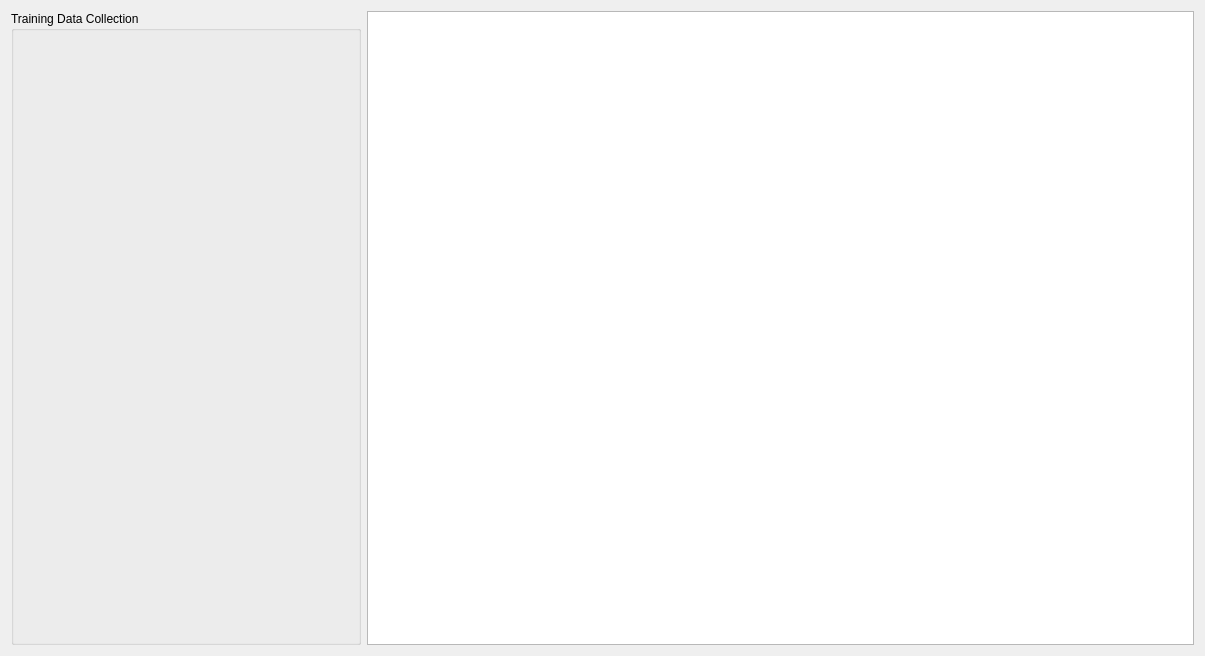
<?xml version="1.0" encoding="UTF-8"?>
<ui version="4.0">
 <class>central</class>
 <widget class="QWidget" name="central">
  <property name="geometry">
   <rect>
    <x>0</x>
    <y>0</y>
    <width>1205</width>
    <height>656</height>
   </rect>
  </property>
  <property name="windowTitle">
   <string>Form</string>
  </property>
  <layout class="QHBoxLayout" name="horizontalLayout">
   <item>
    <widget class="QGroupBox" name="groupBoxPointWidget">
     <property name="minimumSize">
      <size>
       <width>350</width>
       <height>0</height>
      </size>
     </property>
     <property name="maximumSize">
      <size>
       <width>350</width>
       <height>16777215</height>
      </size>
     </property>
     <property name="title">
      <string>Training Data Collection</string>
     </property>
     <layout class="QVBoxLayout" name="verticalLayout">
      <property name="spacing">
       <number>0</number>
      </property>
      <property name="leftMargin">
       <number>0</number>
      </property>
      <property name="topMargin">
       <number>5</number>
      </property>
      <property name="rightMargin">
       <number>0</number>
      </property>
      <property name="bottomMargin">
       <number>0</number>
      </property>
     </layout>
    </widget>
   </item>
   <item>
    <widget class="CentralGraphicsView" name="graphicsView"/>
   </item>
  </layout>
 </widget>
 <customwidgets>
  <customwidget>
   <class>CentralGraphicsView</class>
   <extends>QGraphicsView</extends>
   <header>mc/central_graphics_view</header>
  </customwidget>
 </customwidgets>
 <resources/>
 <connections/>
</ui>
